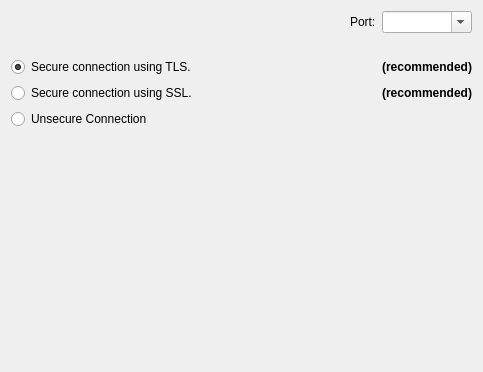
<?xml version="1.0" encoding="UTF-8"?>
<ui version="4.0">
 <class>SmtpAdvancedSettingsWidget</class>
 <widget class="QWidget" name="SmtpAdvancedSettingsWidget">
  <property name="geometry">
   <rect>
    <x>0</x>
    <y>0</y>
    <width>483</width>
    <height>372</height>
   </rect>
  </property>
  <layout class="QGridLayout" name="gridLayout" columnstretch="1,0,0">
   <item row="0" column="0">
    <widget class="nx::client::desktop::InputField" name="emailInputField" native="true"/>
   </item>
   <item row="0" column="1">
    <widget class="QLabel" name="portLabel">
     <property name="text">
      <string>Port:</string>
     </property>
     <property name="buddy">
      <cstring>portComboBox</cstring>
     </property>
    </widget>
   </item>
   <item row="0" column="2">
    <widget class="QComboBox" name="portComboBox">
     <property name="editable">
      <bool>true</bool>
     </property>
    </widget>
   </item>
   <item row="1" column="0">
    <widget class="nx::client::desktop::InputField" name="serverInputField" native="true"/>
   </item>
   <item row="2" column="0">
    <widget class="nx::client::desktop::InputField" name="userInputField" native="true"/>
   </item>
   <item row="3" column="0">
    <widget class="nx::client::desktop::InputField" name="passwordInputField" native="true"/>
   </item>
   <item row="4" column="0">
    <widget class="QRadioButton" name="tlsRadioButton">
     <property name="layoutDirection">
      <enum>Qt::LeftToRight</enum>
     </property>
     <property name="text">
      <string>Secure connection using TLS.</string>
     </property>
     <property name="checked">
      <bool>true</bool>
     </property>
    </widget>
   </item>
   <item row="4" column="2">
    <widget class="QLabel" name="tlsRecommendedLabel">
     <property name="font">
      <font>
       <weight>75</weight>
       <bold>true</bold>
      </font>
     </property>
     <property name="text">
      <string>(recommended)</string>
     </property>
     <property name="alignment">
      <set>Qt::AlignRight|Qt::AlignTrailing|Qt::AlignVCenter</set>
     </property>
     <property name="buddy">
      <cstring>tlsRadioButton</cstring>
     </property>
    </widget>
   </item>
   <item row="5" column="0">
    <widget class="QRadioButton" name="sslRadioButton">
     <property name="text">
      <string>Secure connection using SSL.</string>
     </property>
    </widget>
   </item>
   <item row="5" column="2">
    <widget class="QLabel" name="sslRecommendedLabel">
     <property name="font">
      <font>
       <weight>75</weight>
       <bold>true</bold>
      </font>
     </property>
     <property name="text">
      <string>(recommended)</string>
     </property>
     <property name="alignment">
      <set>Qt::AlignRight|Qt::AlignTrailing|Qt::AlignVCenter</set>
     </property>
     <property name="buddy">
      <cstring>sslRadioButton</cstring>
     </property>
    </widget>
   </item>
   <item row="6" column="0">
    <widget class="QRadioButton" name="unsecuredRadioButton">
     <property name="text">
      <string>Unsecure Connection</string>
     </property>
    </widget>
   </item>
   <item row="7" column="0" colspan="3">
    <widget class="nx::client::desktop::InputField" name="signatureInputField" native="true"/>
   </item>
   <item row="8" column="0" colspan="3">
    <widget class="nx::client::desktop::InputField" name="supportInputField" native="true"/>
   </item>
   <item row="9" column="0">
    <spacer name="verticalSpacer">
     <property name="orientation">
      <enum>Qt::Vertical</enum>
     </property>
     <property name="sizeHint" stdset="0">
      <size>
       <width>20</width>
       <height>40</height>
      </size>
     </property>
    </spacer>
   </item>
  </layout>
 </widget>
 <customwidgets>
  <customwidget>
   <class>nx::client::desktop::InputField</class>
   <extends>QWidget</extends>
   <header location="global">nx/client/desktop/common/widgets/input_field.h</header>
   <container>1</container>
  </customwidget>
 </customwidgets>
 <resources/>
 <connections/>
</ui>
